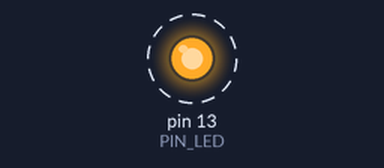
The sketch below on a simulated Arduino Leonardo, built with avr-gcc and run on an emulated ATmega32U4. Parts: output pins drawn as LEDs (lit = HIGH). Dashed ring = blinking. What the sketch prints to the serial monitor is not drawn.

Above: at 0.5 s.
Timing chart, 0 to 4.6 s (numbered marks = the images above):
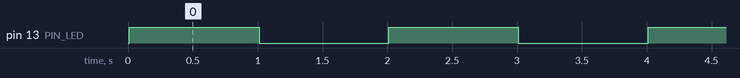

The sketch:

04_example_3.ino
```cpp
#define PIN_LED 13
unsigned int count, toggle;

void setup() {
  pinMode(PIN_LED, OUTPUT);
  Serial.begin(115200); // Initialize serial port
  while (!Serial) {
    ; // wait for serial port to connect (for Leonardo, Micro etc.)
  }
  Serial.println("Hello World!");
  count = 0;
  toggle = 0;
  digitalWrite(PIN_LED, toggle); // turn off LED initially
}

void loop() {
  Serial.println(++count);
  toggle = toggle_state(toggle); // toggle LED value
  digitalWrite(PIN_LED, toggle); // update LED status
  delay(1000); // wait for 1,000 milliseconds (1 second)
}

int toggle_state(int t) {
  return !t; // 반전시켜야 LED가 켜졌다 꺼짐
}
```

Measured:
- by itself, pin 13 (PIN_LED): alternates HIGH for 1.0 s and LOW for 1.0 s
